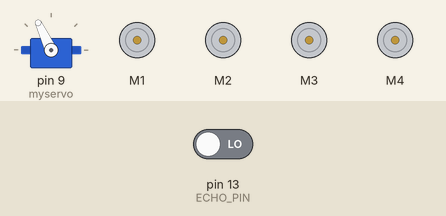
The sketch below on a simulated Arduino Uno, built with avr-gcc and run on an emulated ATmega328P. On the bench: servo, 4 × DC motor (green arrow = forward, orange = backward, longer = faster). The test bench sets the inputs (shaded band); at power-on: pin 13 (ECHO_PIN) LOW.

Above: at 6.7 s.
At 7.5 s:
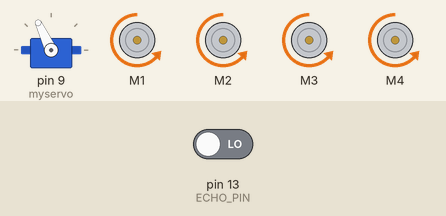
At 19.9 s:
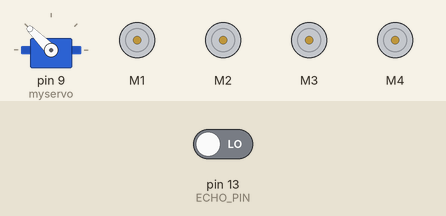
At 30.6 s:
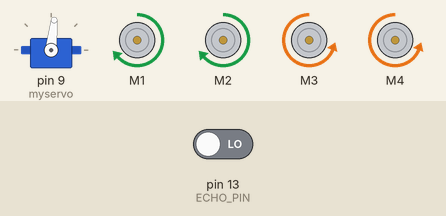
At 33.1 s:
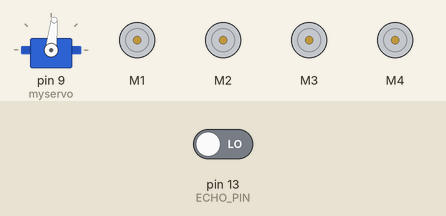
Timing chart, 0 to 41.0 s (numbered marks = the images above):
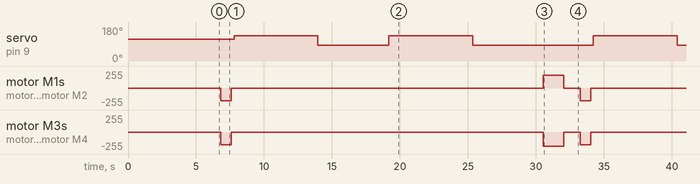

Measured:
- by itself, servo on pin 9 (myservo): repeats every 26.4 s: 84° 5.2 s, 135° 6.2 s, 84° 8.9 s, 135° 6.2 s
- by itself, motor M1, motor M2: repeats every 26.4 s: stopped 22.9 s, forward 190/255 1.5 s, stopped 1.2 s, backward 190/255 0.78 s
- by itself, motor M3, motor M4: repeats every 26.4 s: stopped 22.9 s, backward 210/255 1.5 s, stopped 1.2 s, backward 190/255 0.78 s

The sketch:

sketch_jul18b.ino
```cpp
#include <AFMotor.h>

#include <NewPing.h>

#include <Servo.h>


#define TRIGGER_PIN 10

#define ECHO_PIN 13

#define MAX_DISTANCE 500

#define MAX_SPEED 190 // sets speed of DC motors

#define MAX_SPEED_OFFSET 20


NewPing sonar(TRIGGER_PIN, ECHO_PIN, MAX_DISTANCE);


AF_DCMotor leftMotor1(1, MOTOR12_1KHZ); // create motor #1 using M1 output on Motor Drive Shield, set to 1kHz PWM frequency

AF_DCMotor leftMotor2(2, MOTOR12_1KHZ); // create motor #2, using M2 output, set to 1kHz PWM frequency

AF_DCMotor rightMotor1(3, MOTOR34_1KHZ);// create motor #3, using M3 output, set to 1kHz PWM frequency

AF_DCMotor rightMotor2(4, MOTOR34_1KHZ);// create motor #4, using M4 output, set to 1kHz PWM frequency


Servo myservo;


boolean goesForward=false;

int distance = 100;

int speedSet = 0;

String motorSet = "";

float duration, reading;

int readPing() {

delay(70);

digitalWrite(TRIGGER_PIN, LOW);

delayMicroseconds(2);

digitalWrite(TRIGGER_PIN, HIGH);

delayMicroseconds(10);

digitalWrite(TRIGGER_PIN, LOW);

duration = pulseIn(ECHO_PIN, HIGH);


reading = (duration / 2) * 0.0343;

return reading;

}


void setup() {


myservo.attach(9);

myservo.write(115);

delay(2000);

distance = readPing();

delay(100);

distance = readPing();

delay(100);

distance = readPing();

delay(100);

distance = readPing();

delay(100);

}


void loop() {

int lookLeft();
int lookRight();
void moveStop() ;
void moveBackward();
void turnRight();
void turnLeft();


int distanceR = 0;

int distanceL = 0;

delay(40);

if(distance<=15)

{

moveStop();

delay(100);

{moveBackward();}//THIS IS MY ERROR AND I THINK APPLIES TO THE REST OF MY VOID FUNCTIONS AS WELL

delay(300);

moveStop();

delay(200);

distanceR = lookRight();

delay(200);

distanceL = lookLeft();

delay(200);


if(distanceR>=distanceL)

{

turnRight();

moveStop();

}else

{

turnLeft();

moveStop();

}

}else

{

moveForward();

}

distance = readPing();

}

int lookRight()

{

myservo.write(135);

delay(100);

int distance = readPing();

delay(5000);

myservo.write(84);

delay(5000);

return distance;

}


int lookLeft()

{

myservo.write(135);

delay(100);

int distance = readPing();

delay(5000);

myservo.write(84);

delay(5000);

return distance;

}


void moveStop() {

motorSet = "STOP";

leftMotor1.run(RELEASE);

leftMotor2.run(RELEASE);

rightMotor1.run(RELEASE);

rightMotor2.run(RELEASE);

}

void moveForward() {

motorSet = "FORWARD";

leftMotor1.run(FORWARD); // turn it on going forward

leftMotor2.run(FORWARD); // turn it on going forward

rightMotor1.run(FORWARD); // turn it on going forward

rightMotor2.run(FORWARD); // turn it on going forward

for (speedSet = 0; speedSet < MAX_SPEED; speedSet +=2) // slowly bring the speed up to avoid loading down the batteries too quickly

{

leftMotor1.setSpeed(MAX_SPEED);

leftMotor2.setSpeed(MAX_SPEED);

rightMotor1.setSpeed(MAX_SPEED);

rightMotor2.setSpeed(MAX_SPEED);

delay(5);

}
}


void moveBackward() {

motorSet = "BACKWARD";

leftMotor1.run(BACKWARD); // turn it on going backward

leftMotor2.run(BACKWARD); // turn it on going backward

rightMotor1.run(BACKWARD); // turn it on going backward

rightMotor2.run(BACKWARD); // turn it on going backward

for (speedSet = 0; speedSet < MAX_SPEED; speedSet +=2) // slowly bring the speed up to avoid loading down the batteries too quickly

{

leftMotor1.setSpeed(MAX_SPEED);

leftMotor2.setSpeed(MAX_SPEED);

rightMotor1.setSpeed(MAX_SPEED);

rightMotor2.setSpeed(MAX_SPEED);

delay(5);

}

}


void turnRight() {

motorSet = "RIGHT";

leftMotor1.run(FORWARD); // turn motor 1 forward

leftMotor2.run(FORWARD); // turn motor 2 forward

rightMotor1.run(BACKWARD); // turn motor 3 backward

rightMotor2.run(BACKWARD); // turn motor 4 backward

rightMotor1.setSpeed(speedSet+MAX_SPEED_OFFSET);

rightMotor2.setSpeed(speedSet+MAX_SPEED_OFFSET);

delay(1500); // run motors this way for 1500

motorSet = "FORWARD";

leftMotor1.run(FORWARD); // set both motors back to forward

leftMotor2.run(FORWARD);

rightMotor1.run(FORWARD);

rightMotor2.run(FORWARD);

}

void turnLeft() {

motorSet = "LEFT";

leftMotor1.run(BACKWARD); // turn motor 1 backward

leftMotor2.run(BACKWARD); // turn motor 2 backward

leftMotor1.setSpeed(speedSet+MAX_SPEED_OFFSET);

leftMotor2.setSpeed(speedSet+MAX_SPEED_OFFSET);

rightMotor1.run(FORWARD); // turn motor 3 forward

rightMotor2.run(FORWARD); // turn motor 4 forward

delay(1500); // run motors this way for 1500

motorSet = "FORWARD";

leftMotor1.run(FORWARD); // turn it on going forward

leftMotor2.run(FORWARD); // turn it on going forward

rightMotor1.run(FORWARD); // turn it on going forward

rightMotor2.run(FORWARD); // turn it on going forward

}
```
